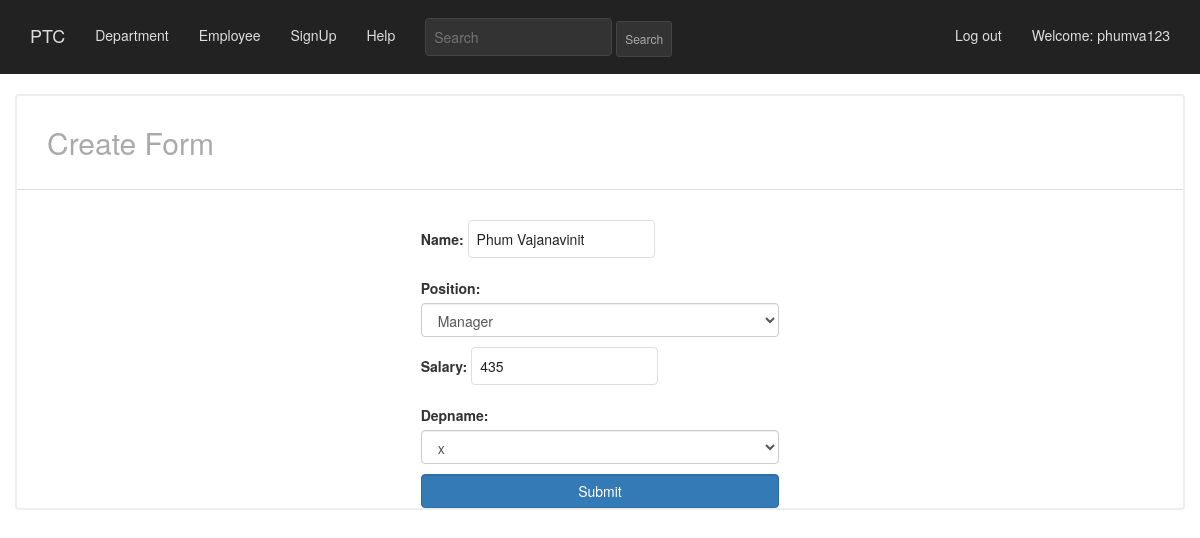
The app's page /basic_app/update/10/ (signed in) with its own data.
### basic_app/models.py (models this page shows, shortened)
class Employee(models.Model):
    positionarr = (('manager','Manager'),('employee','Employee'))
    name = models.CharField(max_length=256)
    position = models.CharField(max_length=256,choices = positionarr,default="")
    age = models.CharField(max_length=256,null=True)
    education = models.CharField(max_length=256, null = True)
    salary = models.IntegerField(null = True)
    email = models.EmailField(max_length=70,blank=True)
    telephone = models.CharField(max_length=256)
    depname = models.ForeignKey(Department,null=True,default="",related_name='depatments',on_delete=models.SET_NULL,blank=True )
    profile_picture = models.ImageField(upload_to='profile_pics')
    loginatten = models.CharField(max_length=256, unique= True)

### basic_app/views.py (the view)
# urls.py: url(r'^update/(?P<pk>\d+)/$',views.EmployeeUpdateView.as_view(),name='update'),
class EmployeeUpdateView(LoginRequiredMixin,UpdateView):
    fields = ("name","position","salary","depname")
    model = models.Employee
    template_name = 'basic_app/employee_form.html'

### basic_app/models.py (called while the page is built)
    def __str__(self):
        return self.dep

### basic_app/templates/basic_app/employee_form.html (shortened to what this page needs)
{% extends "basic_app/basic_app_base.html" %}
{% block body_block %}
<div class="row box_header">
  <div class="col-md-12">
    <h2>Create Form</h2>
  </div>
</div>
<div class="box_body"></div>
  <form enctype="multipart/form-data" method="POST" id="employee-form">
    <div class="row ">
      <div class="col-sm-4">
      </div>
      <div class="col-sm-4 ">
        {{form.as_p}}
      </div>
    </div>
    <div class="row">
      <div class="col-sm-4">
      </div>
      <div class="col-sm-4">
        <input type="submit" class='btn btn-primary form-control' value="Submit">
      </div>
    </div>
  </form>
</div>
{% endblock %}

### basic_app/templates/basic_app/basic_app_base.html (shortened to what this page needs)
<!DOCTYPE html>
{% load staticfiles %}
<html>
  <head>
    <link rel="stylesheet" href="https://maxcdn.bootstrapcdn.com/bootstrap/3.3.7/css/bootstrap.min.css" />
    <link rel="stylesheet" href= "{% static 'css/mystyle.css' %}"/>
    <link href="{% static 'css/zoom.css' %}" rel="stylesheet">
</head>
  <body id="page2">
    <nav class="navbar navbar-default navbar-static-top  ">
      <div class="container">
        <ul class="nav navbar-nav ">
          <li><a class="navbar-brand" href="{% url 'basic_app:list' %}">PTC</a></li>
          <li><a class="navbar-link" href="{% url 'basic_app:dlist' %}">Department</a></li>
          <li><a class="navbar-link" href="{% url 'basic_app:list' %}">Employee</a></li>
          <li><a class="navbar-link" href="{% url 'basic_app:signup' %}">SignUp</a></li>
          <li><a class="navbar-link" href="{% url 'basic_app:help' %}">Help</a></li>
            <form method="GET" action="{% url 'basic_app:search_detail' %}" class="navbar-form pull-right">
            <input type="text" id="searchBox" class="input-medium search-query searchtxtcolor" name="q" placeholder="Search">
            <input type="submit" class="btn btn-primary btn-sm" value="Search" >
            </form>
          </ul>
          <ul class="nav navbar-nav navbar-right">
            {% if user.is_authenticated %}
            <li>
              <a href="{% url 'basic_app:logout' %}" >Log out</a>
            </li>
            <li>
              <a >Welcome: {{ user.username }}</a>
            </li>
              {% else %}
              <li><a class='nav navbar-right' href="{% url 'basic_app:login' %}" ><span class="glyphicon glyphicon-user"></span></a></li>
            {% endif %}
          </ul>
      </div>
    </nav>
<div class="col-sm-12">
    <div class="container bgjumbotron">
      {% block body_block %}
      {% endblock %}
    </div>
  </body>
</html>

### static/css/mystyle.css (style rules this page uses)
input, textarea { border: 1px solid #dedede; padding: 8px; margin-bottom: 10px; color: #222; border-radius: 4px; outline: none !important; }
.box_header { padding: 30px 15px; border-bottom: 1px solid #dedede; }
.box_header h2 { margin: 0; color: #aaa; font-weight: 300; }
body { background-color: #1b1c1d; }
.navbar-default { border-color: #1b1c1d; color: red; }
.navbar.navbar-static-top { background-color: #222; border:none; padding-top: 10px; }
.navbar a { color: #dedede !important; }
.navbar input { background: #333; border-color: #444; }
.nav .btn { padding: 8px; color: #aaa !important; }
.box_body { padding: 15px; }
body#page2 { background-color:#fff; }
.bgjumbotron { background-color: #fff; border:2px solid #eee; border-radius: 4px; }

### records on screen
Employee: name "Phum Vajanavinit", position "Manager", salary "435", depname "x"

### other values on screen
{{ user.username }} "phumva123"
